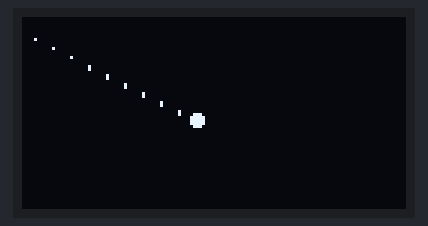
A sketch run on a simulated Arduino Uno, built with avr-gcc and run on an emulated ATmega328P. On the bench: 128×64 one-colour display.

Above: at 0.52 s.
At 4.71 s:
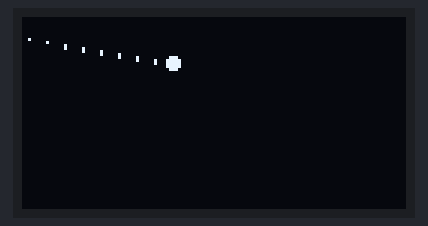
At 9.22 s:
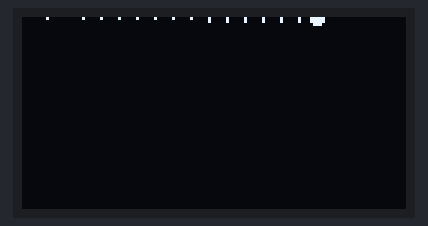
At 19.91 s:
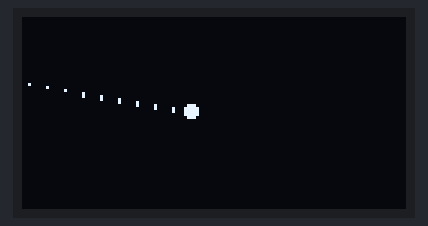
At 29.28 s:
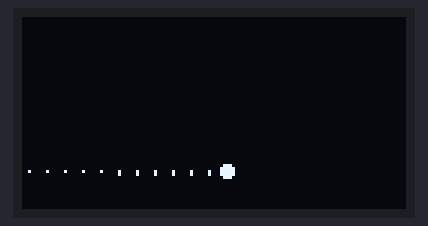
At 38.78 s:
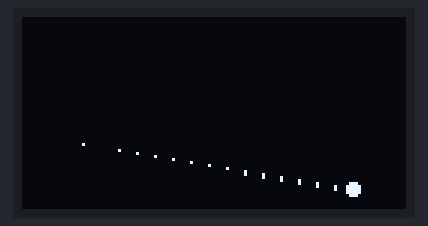

The sketch:

S0_oled.ino
```cpp
#include <Wire.h>
#include <Adafruit_GFX.h>
#include <Adafruit_SSD1306.h>

const int SCREEN_WIDTH = 128;
const int SCREEN_HEIGHT = 64;

Adafruit_SSD1306 display(SCREEN_WIDTH, SCREEN_HEIGHT, &Wire, -1);

// Comet parameters
int x = 10;
int y = 10;
int vx = 6;   // horizontal speed
int vy = 3;   // vertical speed
const int TAIL_LEN = 18;

void drawComet(int hx, int hy, int vx, int vy) {
  // Tail goes opposite movement direction
  int tx = -vx;
  int ty = -vy;

  // Draw tail segments
  for (int i = 1; i <= TAIL_LEN; i++) {
    int px = hx + tx * i;
    int py = hy + ty * i;

    // wrap-friendly: skip out-of-bounds tail pixels
    if (px < 0 || px >= SCREEN_WIDTH || py < 0 || py >= SCREEN_HEIGHT) continue;

    // "Fade" by making tail sparser and thinner
    // Near head: dense; far: sparse
    if (i > 12 && (i % 2 == 0)) continue;  // sparser far away
    if (i > 16 && (i % 3 != 0)) continue;  // even sparser at the end

    // Thickness: 2px near head, 1px farther
    if (i <= 6) {
      display.drawPixel(px, py, SSD1306_WHITE);
      if (py + 1 < SCREEN_HEIGHT) display.drawPixel(px, py + 1, SSD1306_WHITE);
    } else {
      display.drawPixel(px, py, SSD1306_WHITE);
    }
  }

  // Draw head (bright)
  display.fillCircle(hx, hy, 2, SSD1306_WHITE);
}

void setup() {
  Serial.begin(9600);
  if (!display.begin(SSD1306_SWITCHCAPVCC, 0x3C)) {
    Serial.println(F("SSD1306 allocation failed"));
    while (true);
  }
  display.clearDisplay();
  display.display();
}

void loop() {
  display.clearDisplay();

  drawComet(x, y, vx, vy);

  display.display();
  delay(10);

  // Move
  x += vx;
  y += vy;

  // Wrap around screen edges
  if (x < -4) x = SCREEN_WIDTH + 4;
  if (x > SCREEN_WIDTH + 4) x = -4;
  if (y < -4) y = SCREEN_HEIGHT + 4;
  if (y > SCREEN_HEIGHT + 4) y = -4;

  // Optional: tiny drift changes to make it feel alive
  // (comment out if you want perfectly straight motion)
  static int tick = 0;
  tick++;
  if (tick % 90 == 0) {
    vy = (vy == 1) ? 0 : 1; // subtle wobble between 0 and 1
  }
}
```
